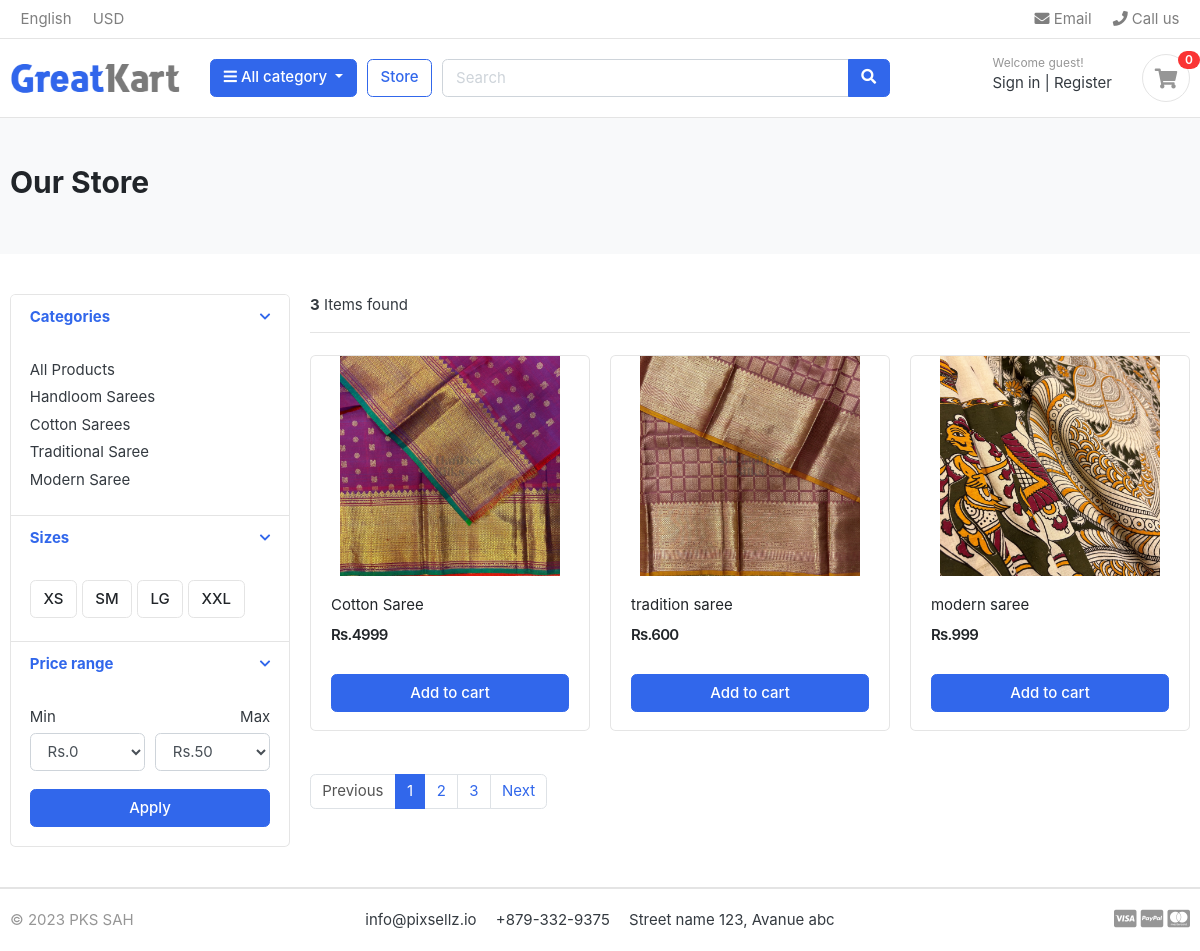
The app's page /store/, older data.
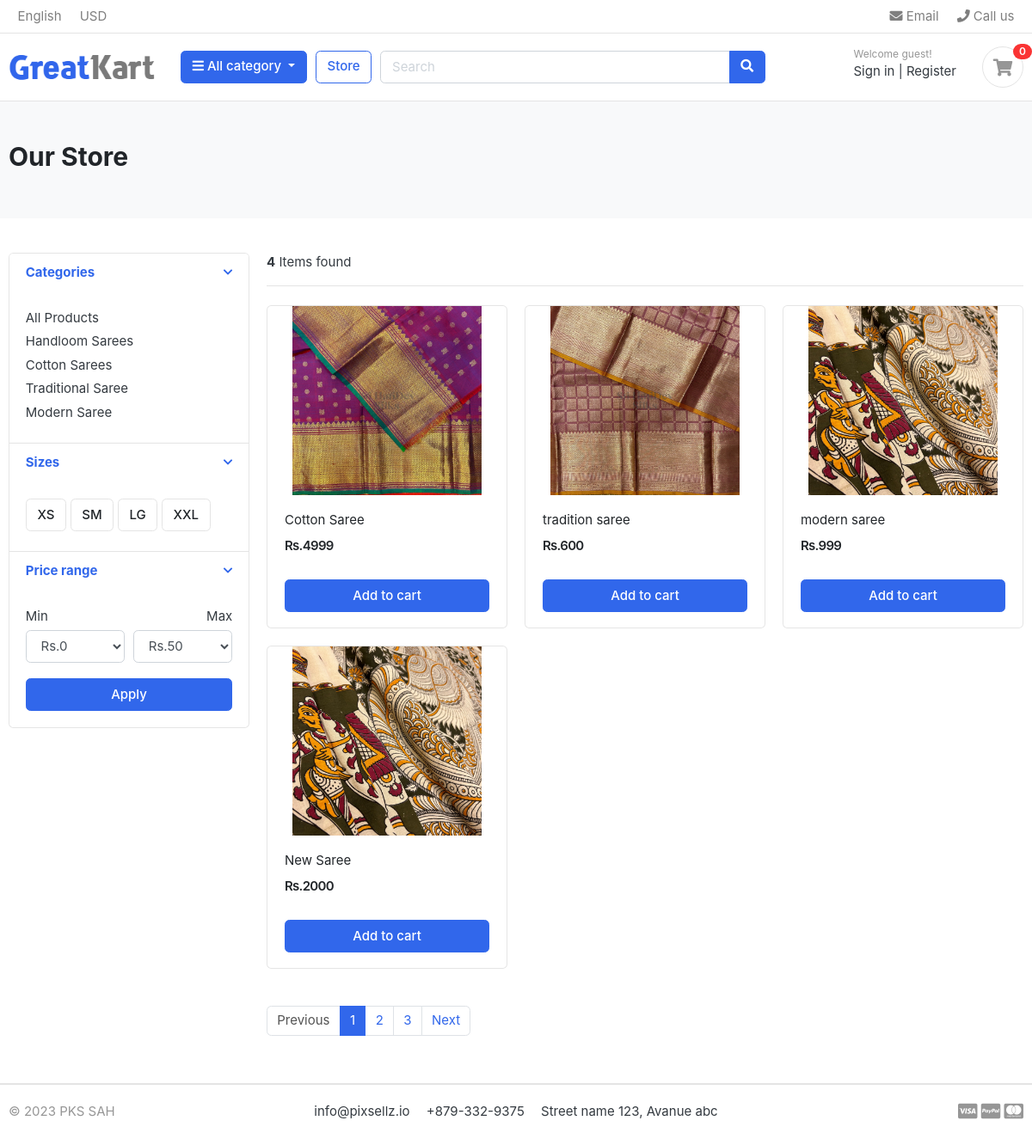
The same page, newer data.
### category/models.py (models this page shows, shortened)
class Category(models.Model):
    category_name  =models.CharField(max_length=50, unique=True)
    slug = models.SlugField(max_length=100, unique=True )
    description = models.TextField(max_length=255)
    cat_image = models.ImageField(upload_to='photos/categories', blank=True)
    class Meta:
        verbose_name = 'category'
        verbose_name_plural= 'categories'
    def get_url(self):
        return reverse('product_by_category', args=[self.slug])

### store/models.py (models this page shows, shortened)
class Product(models.Model):
    product_name = models.CharField(max_length=200, unique=True)
    slug = models.SlugField(max_length=200, unique=True)
    description = models.TextField(max_length=500, blank=True)
    price = models.IntegerField()
    images = models.ImageField(upload_to='photos/products')
    stock = models.IntegerField()
    is_available = models.BooleanField(default=True)
    category = models.ForeignKey(Category, on_delete=models.CASCADE)
    created_date = models.DateField(auto_now_add=True)
    modified_date = models.DateTimeField(auto_now=True)
    def get_url(self):
        return reverse('product_detail',args=[self.category.slug, self.slug])

### store/views.py (the view)
# urls.py: path("store/", include('store.urls')),
def store(request, category_slug=None):
    categories = None
    products = None
    if category_slug != None:
        categories = get_object_or_404(Category, slug=category_slug)
        products = Product.objects.filter(category = categories, is_available=True)
        product_count = products.count()
    else:
        products  = Product.objects.all().filter(is_available=True)
        product_count = products.count()
    context={
        'products': products,
        'product_count': product_count,
    }
    return render(request, 'store/store.html', context)

### category/context_processors.py (called while the page is built)
def menu_links(request):
    links = Category.objects.all()
    return dict(links=links)

### templates/store/store.html (shortened to what the changed rows need)
{% extends 'base.html' %}
{% load static %}
{% block content %}
<section class="section-pagetop bg">
    <div class="container">
        <h2 class="title-page">Our Store</h2>
    </div>
    </section>
    <section class="section-content padding-y">
    <div class="container">
    <div class="row">
        <aside class="col-md-3">
    <div class="card">
        <article class="filter-group">
            <div class="filter-content collapse show" id="collapse_1" style="">
                <div class="card-body">
                    <ul class="list-menu">
                        {% for category in links %}
                    <li><a href="{{ category.get_url }}">{{category.category_name}}</a></li>
                    {% endfor %}
                    </ul>
                </div>
            </div>
        </article>
    </div>
        </aside>
        <main class="col-md-9">
    <header class="border-bottom mb-4 pb-3">
            <div class="form-inline">
                <span class="mr-md-auto"><b>{{product_count}}</b> Items found </span>
            </div>
    </header>
    <div class="row">
        {% for product in products %}
        <div class="col-md-4">
            <figure class="card card-product-grid">
                <div class="img-wrap">
                    <a href="{{product.get_url}}"><img src="{{product.images.url}}"></a>
                </div>
                <figcaption class="info-wrap">
                    <div class="fix-height">
                        <a href="{{product.get_url}}" class="title">{{product.product_name}}</a>
                        <div class="price-wrap mt-2">
                            <span class="price">Rs.{{product.price}}</span>
                        </div>
                    </div>
                    <a href="#" class="btn btn-block btn-primary">Add to cart </a>
                </figcaption>
            </figure>
        </div>
        {% endfor %}
    </div>
        </main>
    </div>
    </div>
    </section>
{% endblock %}

Row changes from the older to the newer data that the page shows:
added Product: images (picture), product_name "New Saree", price "2000"
Text that changed along with them:
{{ product_count }}: "3" → "4"
